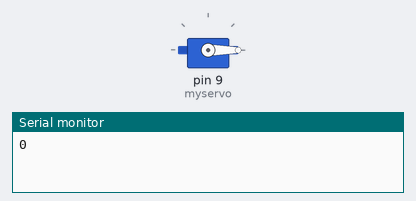
Simulated run of this sketch. Board: Arduino Uno, built with avr-gcc and run on an emulated ATmega328P. Parts: servo, the last lines printed to the serial monitor.

Above: at 0.05 s.
At 1.5 s:
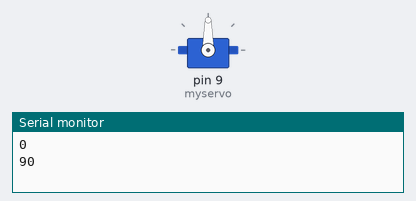
At 3.0 s:
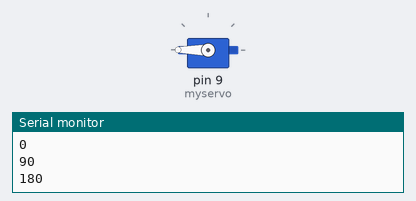
Timing chart, 0 to 6.9 s (numbered marks = the images above):
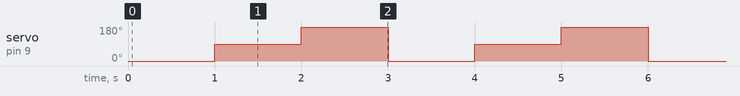

The sketch:

Arduino_Test_Servo.ino
```cpp
#include <Servo.h>
Servo myservo;
void setup()
{
  Serial.begin(9600);   // used for print output
  myservo.attach(9);
}
void loop()
{
  myservo.write(0);
  Serial.println("0");
  delay(1000);
  myservo.write(90);
  Serial.println("90");
  delay(1000);
  myservo.write(180);
  Serial.println("180");
  delay(1000);
}
```

Measured:
- by itself, servo on pin 9 (myservo): repeats every 3.0 s: 180° 1.0 s, 0° 1.0 s, 90° 1.0 s
